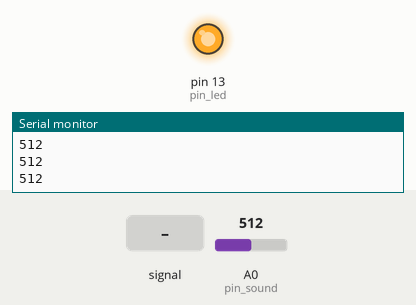
Recording of a sketch running on a simulated Arduino Uno, built with avr-gcc and run on an emulated ATmega328P. Parts: output pins drawn as LEDs (lit = HIGH), the last lines printed to the serial monitor. The test bench sets the inputs (shaded band); at power-on: A0 (pin_sound) = 512.

Above: at 1.3 s.
1.4 s: A0 (pin_sound) fed a 1000 Hz sine of ±255 counts around its level
At 4.3 s:
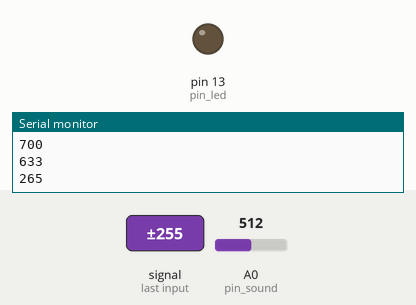
4.4 s: A0 (pin_sound) set to 490
At 5.4 s:
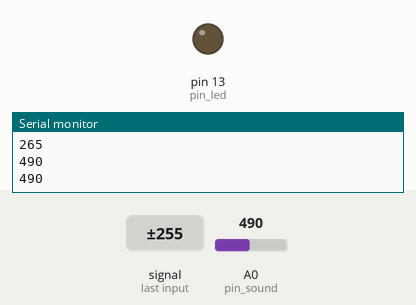
5.9 s: A0 (pin_sound) set to 515
At 6.6 s:
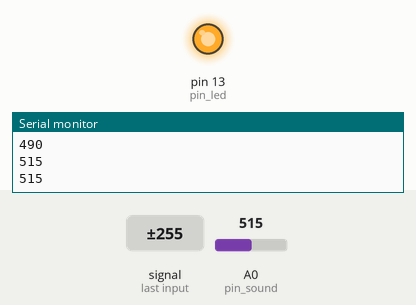
7.5 s: A0 (pin_sound) set to 306
At 8.9 s:
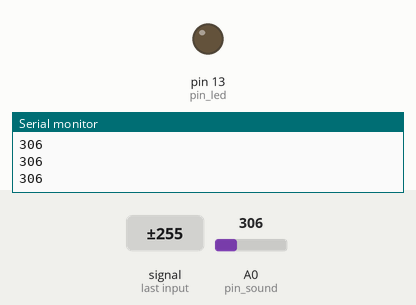
Timing chart, 0 to 10.0 s (numbered marks = the images above; inputs shaded):
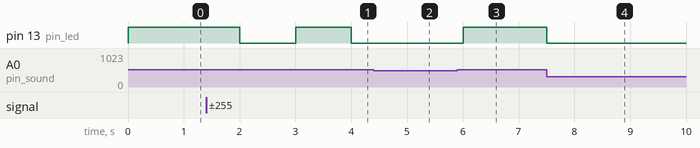

The sketch:

_01._Metal_Dectector.ino
```cpp
int pin_sound = 0;
int pin_led = 13;

void setup() {
  Serial.begin(9600);

  pinMode(pin_led, OUTPUT);
}

void loop() {
  int volume = analogRead(pin_sound);

  Serial.println(volume);

  if (volume > 500) {
    digitalWrite(pin_led, HIGH);
  } else {
    digitalWrite(pin_led, LOW);
  }

  delay(500);
}
```

Measured:
- the behaviour switches between 500 and 501 on A0 (pin_sound) (found by bisection; images 2 and 3)
- after the input at 1.4 s, pin 13 (pin_led): HIGH → LOW after 0.60 s, → HIGH 1.0 s later, → LOW 1.0 s later
- after the input at 4.4 s, pin 13 (pin_led): stays LOW (without the input it goes to HIGH after 0.10 s)
- after the input at 5.9 s, pin 13 (pin_led): LOW → HIGH after 0.10 s
- after the input at 7.5 s, pin 13 (pin_led): HIGH → LOW at once
